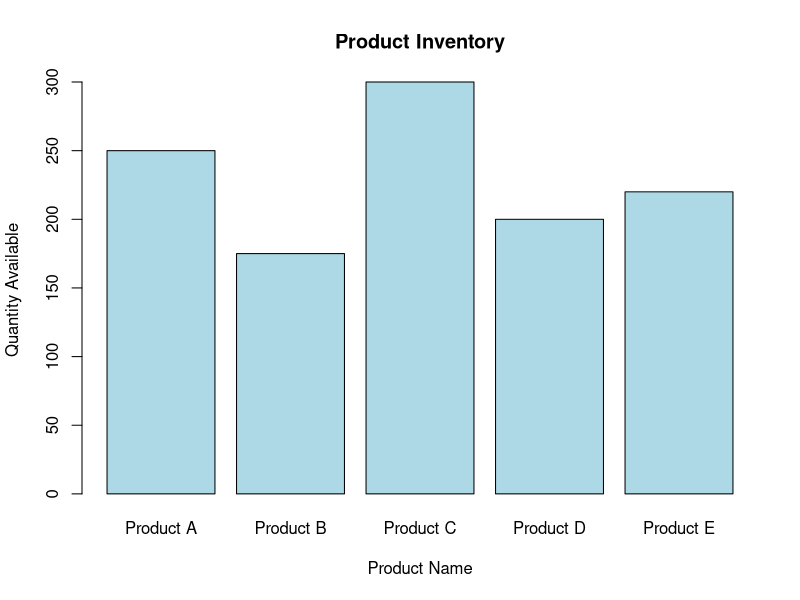

Write R code to recreate this figure.
product <- c("Product A","Product B","Product C","Product D","Product E")
quantity <- c(250,175,300,200,220)

barplot(quantity,
        names.arg=product,
        xlab="Product Name",
        ylab="Quantity Available",
        main="Product Inventory",
        col="lightblue")
